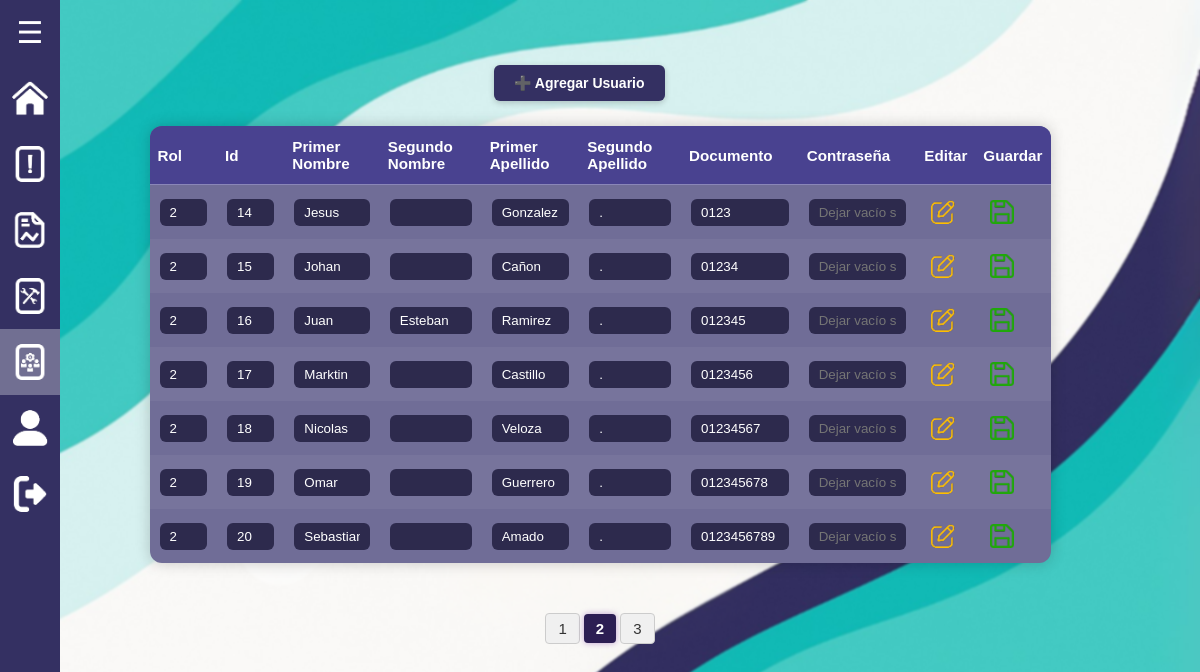
The page /roles/administrador_reportes/gestionar_usuarios.php?pagina=2 (signed in) on the database its author committed.
### tables this page shows
CREATE TABLE `usuarios` (
  `id` int(11) NOT NULL,
  `primer_nombre` varchar(255) NOT NULL,
  `segundo_nombre` varchar(255) DEFAULT NULL,
  `primer_apellido` varchar(255) NOT NULL,
  `segundo_apellido` varchar(255) NOT NULL,
  `numero_documento` varchar(255) NOT NULL,
  `contrasenia` varchar(255) NOT NULL,
  `rol` int(11) NOT NULL
);

### roles/administrador_reportes/gestionar_usuarios.php (the view, shortened to what this page needs)
<?php
include '../../php/conexion_be.php';
$buscar = isset($_GET['buscar']) ? $_GET['buscar'] : '';
$usuariosPorPagina = 7;
$paginaActual = isset($_GET['pagina']) ? (int)$_GET['pagina'] : 1;
$inicio = ($paginaActual - 1) * $usuariosPorPagina;
$countSql = "SELECT COUNT(*) as total FROM usuarios";
$countResult = mysqli_query($conexion, $countSql);
$totalUsuarios = mysqli_fetch_assoc($countResult)['total'];
$totalPaginas = ceil($totalUsuarios / $usuariosPorPagina);
$sql = "SELECT * FROM usuarios";
$sql .= " LIMIT $inicio, $usuariosPorPagina";
$result = mysqli_query($conexion, $sql);
?>
<!DOCTYPE html>
<html lang="es">
    <head>
        <link rel="stylesheet" href="../../css/usuarios_admin.css">
        <link rel="stylesheet" href="../../css/estilos.css">
    </head>
<body>
<?php include '../../menu_lateral/menu2.php'; ?>
<div class="contenedor-usuarios">
  <div class="encabezado-usuarios">
    <button id="abrir-modal" class="agregar-usuario">➕ Agregar Usuario</button>
  </div>
  <table>
    <thead>
      <tr>
        <th>Rol</th>
        <th>Id</th>
        <th>Primer Nombre</th>
        <th>Segundo Nombre</th>
        <th>Primer Apellido</th>
        <th>Segundo Apellido</th>
        <th>Documento</th>
        <th>Contraseña</th>
        <th>Editar</th>
        <th>Guardar</th>
      </tr>
    </thead>
    <tbody>
      <?php while ($mostrar = mysqli_fetch_array($result)) { ?>
      <tr id="fila-<?php echo $mostrar['id']; ?>">
        <form method="POST" action="">
          <td><input type="text" name="rol" value="<?php echo $mostrar['rol']; ?>" disabled></td>
          <td><input type="text" name="id" value="<?php echo $mostrar['id']; ?>" readonly disabled></td>
          <td><input type="text" name="primer_nombre" value="<?php echo $mostrar['primer_nombre']; ?>" disabled></td>
          <td><input type="text" name="segundo_nombre" value="<?php echo $mostrar['segundo_nombre']; ?>" disabled></td>
          <td><input type="text" name="primer_apellido" value="<?php echo $mostrar['primer_apellido']; ?>" disabled></td>
          <td><input type="text" name="segundo_apellido" value="<?php echo $mostrar['segundo_apellido']; ?>" disabled></td>
          <td><input type="text" name="numero_documento" value="<?php echo $mostrar['numero_documento']; ?>" disabled></td>
          <td><input type="password" name="contrasenia" placeholder="Dejar vacío si no se cambia" disabled></td>
          <td><button type="button" onclick="habilitarEdicion(<?php echo $mostrar['id']; ?>)"><img src="images/1.png" alt="Editar"></button></td>
          <td>
            <button id="guardar-<?php echo $mostrar['id']; ?>" type="submit" name="btnGuardar" value="<?php echo $mostrar['id']; ?>" disabled>
              <img src="images/3.png" alt="Guardar">
            </button>
          </td>
        </form>
      </tr>
      <?php } ?>
    </tbody>
  </table>
  <div class="paginacion">
    <?php
    $maxEnlaces = 10;
    $bloque = ceil($paginaActual / $maxEnlaces);
    $inicioBloque = ($bloque - 1) * $maxEnlaces + 1;
    $finBloque = min($inicioBloque + $maxEnlaces - 1, $totalPaginas);
    for ($i = $inicioBloque; $i <= $finBloque; $i++) {
        $clase = ($i == $paginaActual) ? 'pagina-actual' : '';
        echo '<a href="?pagina=' . $i . ($buscar ? '&buscar=' . urlencode($buscar) : '') . '" class="' . $clase . '">' . $i . '</a>';
    }
    ?>
  </div>
</div>
</body>
</html>

### css/usuarios_admin.css (style rules this page uses)
body { background: url('../images/fondo_PC.png') no-repeat center center fixed; font-family: 'Segoe UI', Tahoma, Geneva, Verdana, sans-serif; background-size: cover; backdrop-filter: blur(1px); }
.contenedor-usuarios { max-width: 1100px; margin: 40px auto; padding: 20px; }
.encabezado-usuarios { padding: 5px 40%; gap: 10px; }
.agregar-usuario { padding: 10px 20px; background-color: #343062; color: white; border: none; border-radius: 6px; cursor: pointer; font-size: 14px; font-weight: 600; box-shadow: 0 2px 6px rgba(0,0,0,0.2); margin-bottom: 20px; }
table { width: 85%; margin: 0 auto 50px; border-collapse: collapse; background-color: #706d97; border-radius: 12px; overflow: hidden; box-shadow: 0 0 15px rgba(0, 0, 0, 0.2); }
thead { background-color: #494290; color: #fff; }
thead th { padding: 12px 8px; text-align: left; font-size: 0.95rem; border-bottom: 1px solid rgba(255, 255, 255, 0.2); }
tbody td { padding: 10px; vertical-align: middle; }
tbody tr:nth-child(even) { background-color: rgba(255, 255, 255, 0.05); }
table input[type="text"], table input[type="email"], table input[type="password"] { width: 100%; padding: 6px 10px; border: none; border-radius: 6px; background-color: #2d2a4d; color: #fff; }
table button { background: none; border: none; cursor: pointer; padding: 5px; transition: transform 0.2s ease; }
table img { width: 24px; vertical-align: middle; }
.paginacion { text-align: center; margin-top: 25px; margin-bottom: 35px; font-size: 15px; }
.paginacion a { display: inline-block; padding: 6px 12px; margin: 0 2px; background-color: #f0f0f0; color: #333; text-decoration: none; border-radius: 4px; border: 1px solid #ccc; transition: background-color 0.3s, transform 0.2s; }
.paginacion a.pagina-actual { background-color: #2C1E53; color: #fff; font-weight: bold; border: none; box-shadow: 0 0 6px rgba(106, 27, 154, 0.4); }

### css/estilos.css (style rules this page uses)
* { margin: 0; padding: 0; box-sizing: border-box; font-family: Arial, sans-serif; }
body { display: flex; }

### rows shown on the page
usuarios: rol "2", id "14", primer_nombre "Jesus", primer_apellido "Gonzalez", segundo_apellido ".", numero_documento "0123"
usuarios: rol "2", id "15", primer_nombre "Johan", primer_apellido "Cañon", segundo_apellido ".", numero_documento "01234"
usuarios: rol "2", id "16", primer_nombre "Juan", segundo_nombre "Esteban", primer_apellido "Ramirez", segundo_apellido ".", numero_documento "012345"
usuarios: rol "2", id "17", primer_nombre "Marktin", primer_apellido "Castillo", segundo_apellido ".", numero_documento "0123456"
usuarios: rol "2", id "18", primer_nombre "Nicolas", primer_apellido "Veloza", segundo_apellido ".", numero_documento "01234567"
usuarios: rol "2", id "19", primer_nombre "Omar", primer_apellido "Guerrero", segundo_apellido ".", numero_documento "012345678"
usuarios: rol "2", id "20", primer_nombre "Sebastian", primer_apellido "Amado", segundo_apellido ".", numero_documento "0123456789"
